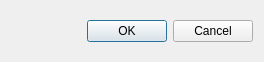
<?xml version="1.0" encoding="UTF-8"?>
<ui version="4.0">
 <class>WarnDialog</class>
 <widget class="QDialog" name="WarnDialog">
  <property name="geometry">
   <rect>
    <x>0</x>
    <y>0</y>
    <width>264</width>
    <height>62</height>
   </rect>
  </property>
  <property name="sizePolicy">
   <sizepolicy hsizetype="Minimum" vsizetype="Minimum">
    <horstretch>0</horstretch>
    <verstretch>0</verstretch>
   </sizepolicy>
  </property>
  <property name="windowTitle">
   <string>Dialog</string>
  </property>
  <layout class="QVBoxLayout" name="verticalLayout">
   <item>
    <layout class="QVBoxLayout" name="mainLayout"/>
   </item>
   <item>
    <layout class="QHBoxLayout" name="horizontalLayout">
     <item>
      <spacer name="horizontalSpacer">
       <property name="orientation">
        <enum>Qt::Horizontal</enum>
       </property>
       <property name="sizeType">
        <enum>QSizePolicy::Expanding</enum>
       </property>
       <property name="sizeHint" stdset="0">
        <size>
         <width>40</width>
         <height>20</height>
        </size>
       </property>
      </spacer>
     </item>
     <item>
      <widget class="QDialogButtonBox" name="buttonBox">
       <property name="orientation">
        <enum>Qt::Horizontal</enum>
       </property>
       <property name="standardButtons">
        <set>QDialogButtonBox::Cancel|QDialogButtonBox::Ok</set>
       </property>
      </widget>
     </item>
    </layout>
   </item>
  </layout>
 </widget>
 <resources/>
 <connections>
  <connection>
   <sender>buttonBox</sender>
   <signal>accepted()</signal>
   <receiver>WarnDialog</receiver>
   <slot>accept()</slot>
   <hints>
    <hint type="sourcelabel">
     <x>248</x>
     <y>254</y>
    </hint>
    <hint type="destinationlabel">
     <x>157</x>
     <y>274</y>
    </hint>
   </hints>
  </connection>
  <connection>
   <sender>buttonBox</sender>
   <signal>rejected()</signal>
   <receiver>WarnDialog</receiver>
   <slot>reject()</slot>
   <hints>
    <hint type="sourcelabel">
     <x>316</x>
     <y>260</y>
    </hint>
    <hint type="destinationlabel">
     <x>286</x>
     <y>274</y>
    </hint>
   </hints>
  </connection>
 </connections>
</ui>
